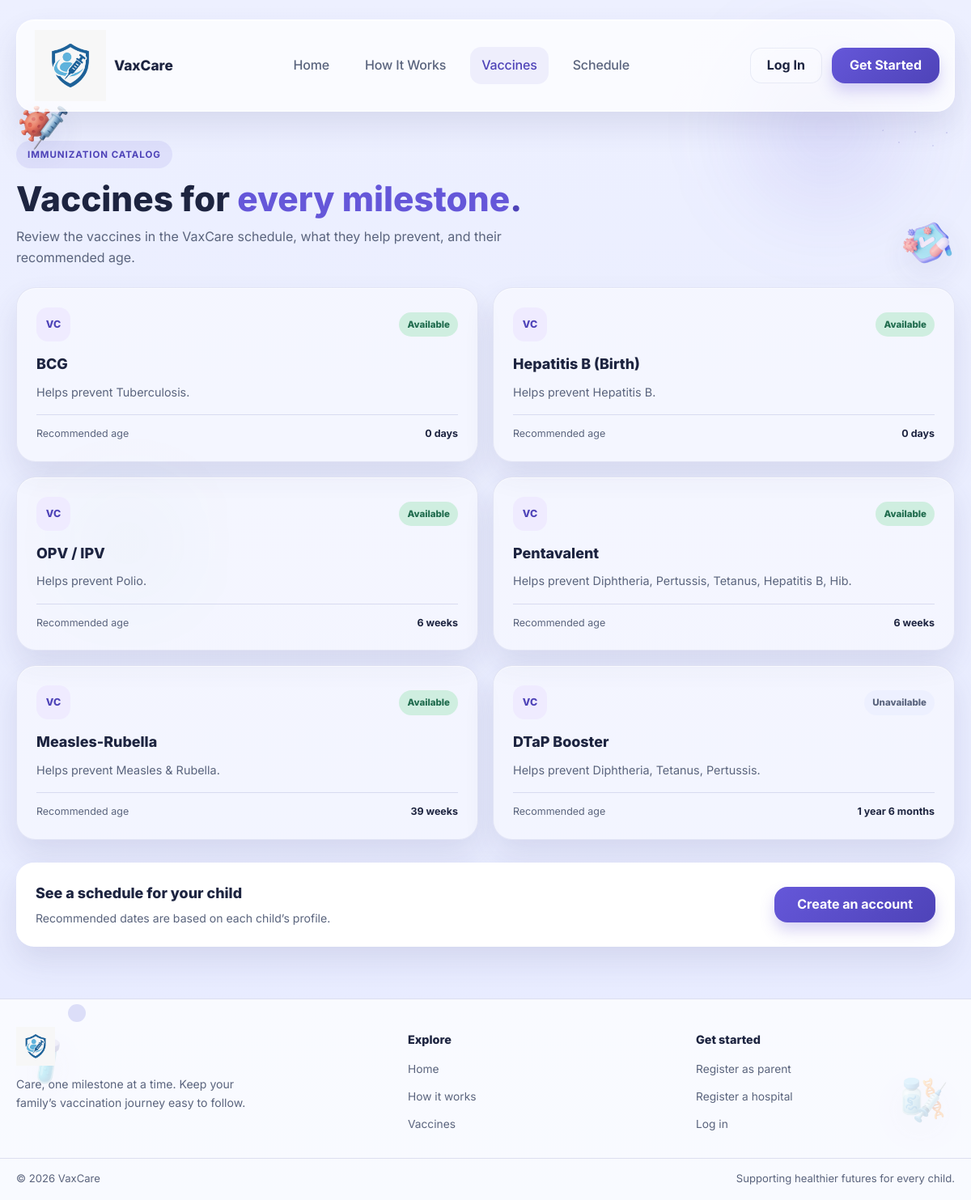
Screenshot of /vaccines.php with the database file from the repository.
### tables this page shows
CREATE TABLE `vaccines` (
  `id` int(11) NOT NULL,
  `name` varchar(150) NOT NULL,
  `disease_prevented` varchar(150) NOT NULL,
  `recommended_age_days` int(11) NOT NULL,
  `doses_required` int(11) NOT NULL DEFAULT 1,
  `availability` enum('available','unavailable') NOT NULL DEFAULT 'available'
);

### config.php (called while the page is built, shortened)
<?php
function appUrl(string $path = ''): string
{
    $scriptDirectory = dirname(str_replace('\\', '/', $_SERVER['SCRIPT_NAME'] ?? '/'));
    $basePath = $scriptDirectory === '/' || $scriptDirectory === '.' ? '' : rtrim($scriptDirectory, '/');
    return $basePath . '/' . ltrim($path, '/');
}
function convertAgeDaysToText(int $days): string
{
    if ($days < 30) {
        return $days . ' days';
    }
    if ($days < 365) {
        $weeks = round($days / 7);
        return $weeks . ' weeks';
    }
    $totalMonths = (int) round($days / 30.4375);
    $years = intdiv($totalMonths, 12);
    $months = $totalMonths % 12;
    $parts = [];
    if ($years > 0) $parts[] = $years . ' year' . ($years === 1 ? '' : 's');
    if ($months > 0) $parts[] = $months . ' month' . ($months === 1 ? '' : 's');
    return implode(' ', $parts);
}

### vaccines.php (the view, shortened to what this page needs)
<?php
$pdo = db();
$vaccines = $pdo instanceof PDO
    ? $pdo->query('SELECT name, disease_prevented, recommended_age_days, availability FROM vaccines ORDER BY recommended_age_days, name')->fetchAll(PDO::FETCH_ASSOC)
    : [];
require_once __DIR__ . '/includes/header.php';
$publicEscape = static fn(mixed $value): string => htmlspecialchars((string) $value, ENT_QUOTES | ENT_SUBSTITUTE, 'UTF-8');
?>
<main class="landing-page public-info-page">
    <section class="container public-info-heading">
        <span class="eyebrow">Immunization catalog</span>
        <h1>Vaccines for <span class="highlight">every milestone</span><span class="highlight alt">.</span></h1>
        <p>Review the vaccines in the VaxCare schedule, what they help prevent, and their recommended age.</p>
    </section>
    <?php if ($vaccines): ?>
        <section class="container public-info-grid public-vaccine-grid" aria-label="Vaccine catalog">
            <?php foreach ($vaccines as $vaccine): ?>
                <article class="feature-card public-info-card">
                    <div class="vaccine-card-top"><span class="info-step">VC</span><span class="info-status <?= $vaccine['availability'] === 'available' ? 'is-available' : 'is-unavailable' ?>"><?= $publicEscape(ucfirst($vaccine['availability'])) ?></span></div>
                    <h2><?= $publicEscape($vaccine['name']) ?></h2>
                    <p>Helps prevent <?= $publicEscape($vaccine['disease_prevented'] ?: 'vaccine-preventable illness') ?>.</p>
                    <div class="vaccine-age"><span>Recommended age</span><strong><?= $publicEscape(convertAgeDaysToText((int) $vaccine['recommended_age_days'])) ?></strong></div>
                </article>
            <?php endforeach; ?>
        </section>
    <?php else: ?>
        <section class="container public-info-empty"><p>The vaccine catalog is temporarily unavailable. Please check back soon.</p></section>
    <?php endif; ?>
    <section class="container public-info-cta"><div><h2>See a schedule for your child</h2><p>Recommended dates are based on each child’s profile.</p></div><a class="btn btn-primary" href="<?= $publicEscape(appUrl('register_parent.php')) ?>">Create an account</a></section>
</main>
<?php require_once __DIR__ . '/includes/footer.php'; ?>

### rows the page displays
vaccines: availability "Available", name "BCG", disease_prevented "Tuberculosis", recommended_age_days "0 days"
vaccines: availability "Available", name "Hepatitis B (Birth)", disease_prevented "Hepatitis B", recommended_age_days "0 days"
vaccines: availability "Available", name "OPV / IPV", disease_prevented "Polio", recommended_age_days "6 weeks"
vaccines: availability "Available", name "Pentavalent", disease_prevented "Diphtheria, Pertussis, Tetanus, Hepatitis B, Hib", recommended_age_days "6 weeks"
vaccines: availability "Available", name "Measles-Rubella", disease_prevented "Measles & Rubella", recommended_age_days "39 weeks"
vaccines: availability "Unavailable", name "DTaP Booster", disease_prevented "Diphtheria, Tetanus, Pertussis", recommended_age_days "1 year 6 months"

### other values shown
$label "Home"
$label "How It Works"
$label "Vaccines"
$label "Schedule"
$escapeFooter($label) "Home"
$escapeFooter($label) "How it works"
$escapeFooter($label) "Vaccines"
$escapeFooter($accountHeading) "Get started"
$escapeFooter($label) "Register as parent"
$escapeFooter($label) "Register a hospital"
$escapeFooter($label) "Log in"
